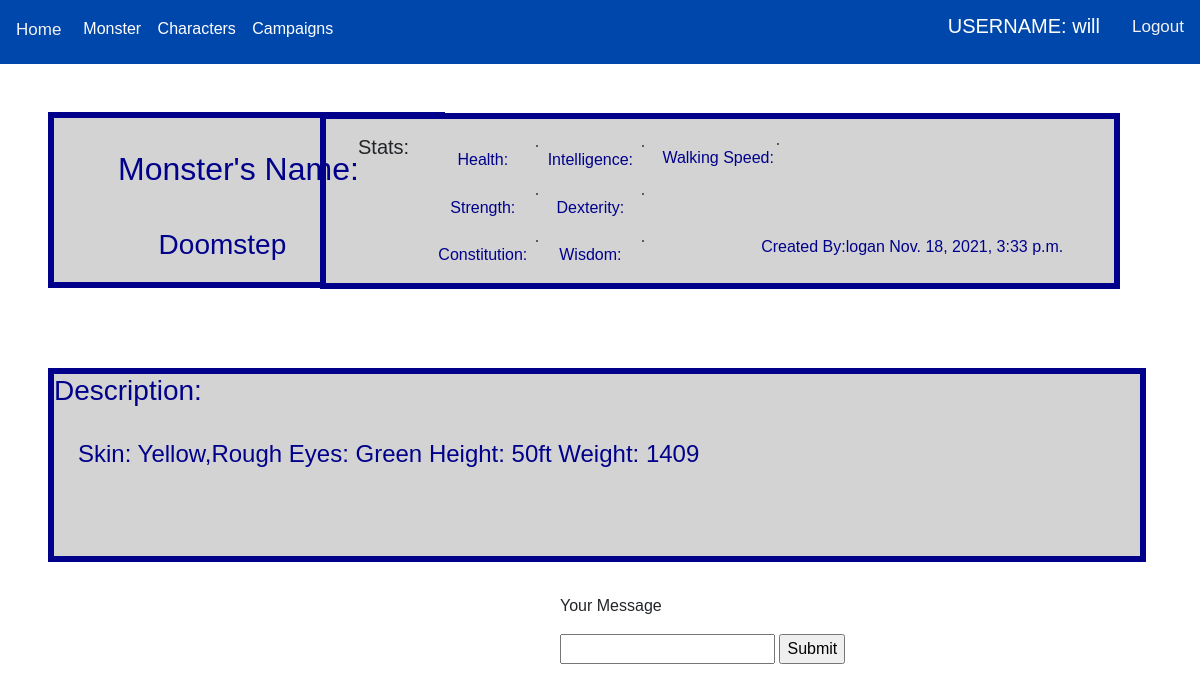
/view_monster/6/ (signed in), run on the app's committed database.
### app/models.py (models this page shows, shortened)
class Monster(models.Model):
   name = models.CharField(max_length=200, null=True)
   descript = models.CharField(max_length=10000, null=True)
   date_created = models.DateTimeField(auto_now_add=True)
   creator = models.ForeignKey(settings.AUTH_USER_MODEL,on_delete=models.PROTECT, null=True, default=User)
   stats = models.OneToOneField(StatsM, on_delete=models.PROTECT,null=True)

### app/views.py (the view, shortened to what this page needs)
# urls.py: path('view_monster/<str:pk>/', views.view_monster, name='view_monster'),
@login_required(login_url='login')
def view_monster(request, pk):
    monster = Monster.objects.get(id=pk)
    mc = Comment.objects.filter(monster=monster)
    form = CreateCommentForm()
    context = {
		"monster":monster,
		"form":form,
		'mc': mc
	}
    return render(request, 'monster_view.html', context)

### app/forms.py
class CreateCommentForm(ModelForm):
    class Meta:
        model = Comment
        fields = ["content"]
        exclude = ("user",)

### app/templates/monster_view.html (shortened to what this page needs)
<!DOCTYPE html>
<html>
    <link
    rel="stylesheet"
    href="https://stackpath.bootstrapcdn.com/bootstrap/4.1.3/css/bootstrap.min.css"
  />
    <body>
        <div class="topnav">
            <a  class="homevi" href="{% url 'DMview'%}">Home</a>
            <a class="log" href="{% url 'logout' %}">Logout</a>
            <p>USERNAME: {{request.user}}</p>
            <div class="dropdown">
                <button class="dropbtn">Monster</button>
            </div>
            <div class="dropdown">
                <button class="dropbtn">Characters</button>
            </div>
            <div class="dropdown">
                <button class="dropbtn">Campaigns</button>
            </div>
        </div>
        <div class="box1">
            <h2 class="m">Monster's Name:</h2>
            <h3 class="center">{{monster.name}}</h3>
        </div>
        <div class="box2">
            <h3> Description:</h3>
            <h4> {{monster.descript}}<h4>
        </div>
        <div class="stats">
            <h5 class="i center">Stats:</h5>
            <div class="grid-container">
                <div><p class="in center">Health: </p></div>
                <div><p class="chbox">{{monster.stats.Hp}}</p></div>
                <div><p class="in center">Intelligence:</p></div>
                <div><p class="chbox">{{monster.stats.Int}}</p></div>
                <div><p class="in center">Strength:</p></div>
                <div><p class="chbox">{{monster.stats.Str}}</p></div>
                <div><p class="in center">Dexterity: </p></div><div><p class="chbox">{{monster.stats.Dex}}</p></div>
                <div><p class="in center">Constitution:</p></div><div><p class="chbox"> {{monster.stats.Con}}</p></div>
                <div><p class="in center">Wisdom:</p></div><div><p class="chbox"> {{monster.stats.Wis}}</p></div>
            </div>
            <p class="in center w"> Walking Speed: </p><p class="chbox w">{{monster.stats.Walk}}</p>
            <p class="in center create">Created By:{{monster.creator}} {{monster.date_created}}</p>
        </div>
            <div class="comments">
                <form method="POST" action="">
                            <div class="co">
                                <label>
                                    <p>Your Message<p>
                                    {{form.content}}
                                </label>
                                <input class="inp" type="submit">
                            </div>
                </form>
            </div>
    </body>
</html>

### app/templates/monster_view.html (style rules this page uses)
body { margin: 0; background-color: ; font-family: Arial, Helvetica, sans-serif; }
.topnav { overflow: visible; height: 4em; background-color: #0047AB; }
.log { float: right; color: #f2f2f2; text-align: center; padding: 14px 16px; text-decoration: none; font-size: 17px; }
.topnav p { float: right; color: white; margin-top: -3px; text-align: center; padding: 14px 16px; text-decoration: none; font-size: 20px; }
.topnav button { background: #0047AB; border: None; color: white; margin-top: 1em; }
.topnav .dropdown { display: inline-block; overflow: visible; }
.co { margin-left:35em; }
.box1 { width: fit-content; background: lightgrey; border: solid 6px darkblue; height: 11em; padding-right: 3em; margin: 3em 0px 0px; color:darkblue; margin-left: 3em; }
.box1 h2 { padding: 1em; }
.box2 { width: 91.5%; height: fit-content; background: lightgrey; border: solid 6px darkblue; margin-top: 5em; color:darkblue; margin-left: 3em; }
.box2 h4 { padding: 1em; }
.stats { display: grid; grid-template-columns: repeat(3,120px); border: solid 6px darkblue; background: white; height: 11em; width: 50em; padding: 1em; float: right; margin-top: -28.08em; padding-left: 2em; background-color: lightgrey; margin-right: 5em; display: flex; flex-direction: row; flex-wrap: wrap; }
.center { text-align: center; }
.chbox { border: solid .5px black; width: fit-content; height: fit-content; border-radius: 10px; background: white; }
.in { color: darkblue; padding: .2em; }
.m { text-align: center; margin-left: 1em; }
.comments { padding-top: 2em; }
.homevi { float: left; color: #f2f2f2; text-align: center; margin-top: 3px; padding: 14px 16px; text-decoration: none; font-size: 17px; }
.grid-container { display: grid; grid-template-columns: auto auto auto auto; grid-gap: 1px; background-color: none; padding: 10px; margin-bottom: -4em; margin-left: 1em; }
.grid-container > div { background-color: none; text-align: center; padding-right: 5px; }
.create { margin-left: 25em; }
.w { margin-top:.5em; }

### data on the page
Monster: name "Doomstep", descript "Skin: Yellow,Rough Eyes: Green Height: 50ft Weight: 1409", creator "logan", date_created "Nov. 18, 2021, 3:33 p.m."

### other printed values
{{ request.user }} "will"
